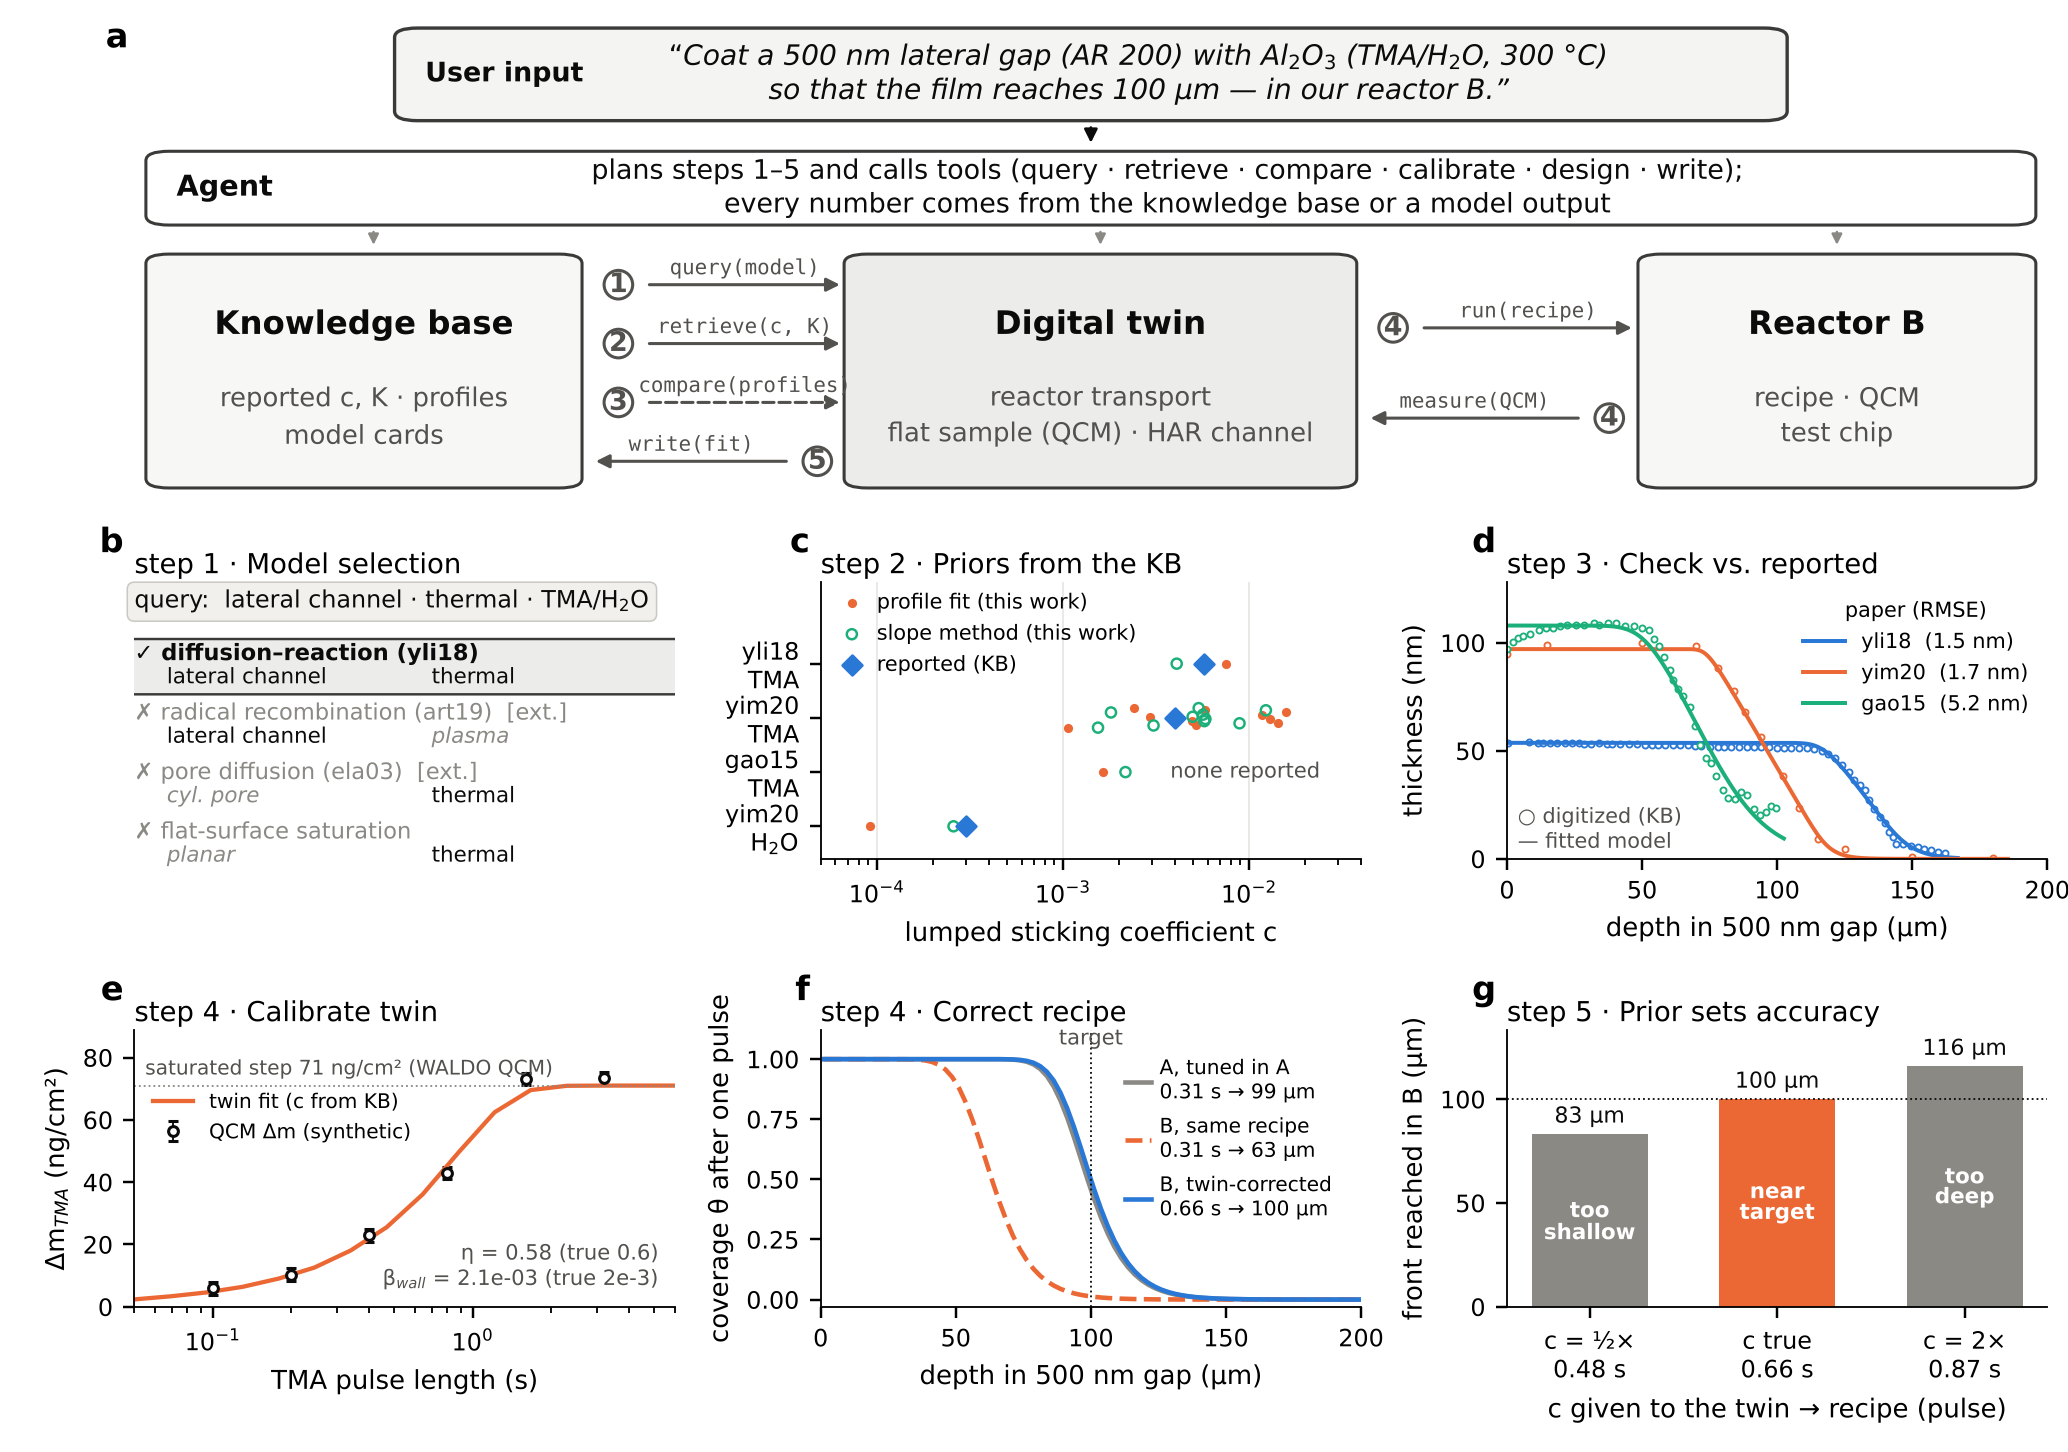

Python code for this plot:
"""ADDED (F2): paper figure - knowledge base <-> digital twin <-> reactor, concept + results (A4, A5, A6).
Reads fitting/campaign_groupA.json, fitting/campaign_ticl4_K.json, demo/dt_recipe_correction.json, demo/dt_qcm_calibration.json."""
import os, sys, json, numpy as np, matplotlib
matplotlib.use("Agg"); import matplotlib.pyplot as plt
from matplotlib.patches import FancyBboxPatch, FancyArrowPatch, Ellipse
root = os.path.join(os.path.dirname(os.path.abspath(__file__)), "..")
plt.rcParams.update({"font.size": 8.5, "axes.titlesize": 9, "axes.labelsize": 8.5, "legend.fontsize": 7.2, "xtick.labelsize": 7.8,
                     "ytick.labelsize": 7.8, "axes.spines.top": False, "axes.spines.right": False, "axes.linewidth": 0.6,
                     "font.family": "DejaVu Sans", "pdf.fonttype": 42})
C1, C2, C3, GR, INK, INK2 = "#2a78d6", "#eb6834", "#1baf7a", "#8a8984", "#0b0b0b", "#52514e"
A4 = {o["curve"]: o for o in json.load(open(f"{root}/fitting/campaign_groupA.json"))}
TI = {o["curve"]: o for o in json.load(open(f"{root}/fitting/campaign_ticl4_K.json"))}
A5 = json.load(open(f"{root}/demo/dt_recipe_correction.json")); A6 = json.load(open(f"{root}/demo/dt_qcm_doseseries.json"))   # A11: dose series
g = {"__file__": f"{root}/fitting/campaign_groupA.py"}; exec(open(g["__file__"]).read().split("out = []")[0], g)
ROW = {r[3]: r for r in g["ROWS"]}


fig = plt.figure(figsize=(9.4, 6.6))
go = fig.add_gridspec(2, 1, height_ratios=[1.3, 2.0], hspace=0.15, left=0.065, right=0.99, top=0.985, bottom=0.1)
gr = go[1].subgridspec(2, 3, hspace=0.62, wspace=0.27)

# ---------------- (a) concept ----------------
ax = fig.add_subplot(go[0]); ax.set_xlim(0, 100); ax.set_ylim(0, 60); ax.axis("off")
def box(x, y, w, h, title, sub, fc, ec):
    ax.add_patch(FancyBboxPatch((x, y), w, h, boxstyle="round,pad=0.4,rounding_size=1.2", fc=fc, ec=ec, lw=1.0))
    ax.text(x + w / 2, y + h * 0.7, title, ha="center", va="center", fontsize=10.6, weight="bold", color=INK)
    ax.text(x + w / 2, y + h * 0.3, sub, ha="center", va="center", fontsize=8.5, color=INK2, linespacing=1.35)
def num(x, y, n, col=INK):
    bb = ax.get_position(); wi, hi = bb.width * fig.get_figwidth(), bb.height * fig.get_figheight(); r = 0.065
    ax.add_patch(Ellipse((x, y), 2 * r * 100 / wi, 2 * r * 60 / hi, fc="white", ec=col, lw=1.0)); ax.text(x, y - 0.05, str(n), ha="center", va="center", fontsize=8.8, weight="bold", color=col)
def arrow(x0, y0, x1, y1, col=INK, ls="-", lw=1.0, ms=9):
    ax.add_patch(FancyArrowPatch((x0, y0), (x1, y1), arrowstyle="-|>", mutation_scale=ms, lw=lw, color=col, linestyle=ls))
def link(y, n, label, col, x0, x1, ls="-"):
    d = 1 if x1 > x0 else -1
    num(x0 + d * 1.5, y, n, col); arrow(x0 + d * 2.8, y, x1, y, col, ls=ls)
    ax.text((x0 + d * 2.8 + x1) / 2, y + 0.7, label, ha="center", va="bottom", fontsize=6.8, color=INK2, family="DejaVu Sans Mono")
# user input
ax.add_patch(FancyBboxPatch((14, 47.8), 72, 11.0, boxstyle="round,pad=0.4,rounding_size=1.2", fc="#f4f4f2", ec="#3a3a38", lw=1.1))
ax.text(15.2, 53.3, "User input", ha="left", va="center", fontsize=8.8, weight="bold", color=INK)
ax.text(52.5, 53.3, "“Coat a 500 nm lateral gap (AR 200) with Al$_2$O$_3$ (TMA/H$_2$O, 300 °C)\nso that the film reaches 100 µm — in our reactor B.”", ha="center", va="center", fontsize=9.2, style="italic", color=INK, linespacing=1.2)
arrow(50, 47.3, 50, 43.8, INK, lw=0.9)
# agent
ax.add_patch(FancyBboxPatch((1, 34.5), 98, 8.6, boxstyle="round,pad=0.4,rounding_size=1.2", fc="#ffffff", ec="#3a3a38", lw=1.0))
ax.text(2.2, 38.8, "Agent", ha="left", va="center", fontsize=9.4, weight="bold", color=INK)
ax.text(54, 38.8, "plans steps 1–5 and calls tools (query · retrieve · compare · calibrate · design · write);\nevery number comes from the knowledge base or a model output",
        ha="center", va="center", fontsize=8.8, color=INK, linespacing=1.25)
for xc in (12.5, 50.5, 89):   # agent orchestrates each component
    arrow(xc, 34.0, xc, 30.8, GR, lw=0.8, ms=7)
box(1, 1, 22, 29, "Knowledge base", "reported c, K · profiles\nmodel cards", "#f7f7f5", "#3a3a38")
box(37.5, 1, 26, 29, "Digital twin", "reactor transport\nflat sample (QCM) · HAR channel", "#ececea", "#3a3a38")
box(79, 1, 20, 29, "Reactor B", "recipe · QCM\ntest chip", "#f7f7f5", "#3a3a38")
link(26.5, 1, "query(model)", INK2, 23.8, 37.2)
link(19, 2, "retrieve(c, K)", INK2, 23.8, 37.2)
link(11.5, 3, "compare(profiles)", INK2, 23.8, 37.2, ls="--")
link(4, 5, "write(fit)", INK2, 37.2, 23.8)
link(21, 4, "run(recipe)", INK2, 64.3, 78.6)
link(9.5, 4, "measure(QCM)", INK2, 78.6, 64.3)
ax.text(-1.5, 60, "a", fontsize=11, weight="bold", va="top")

def tag(a, letter, step, title):
    a.set_title(f"step {step} · {title}", loc="left", pad=3)
    a.text(-0.02, 1.08, letter, transform=a.transAxes, fontsize=11, weight="bold", va="bottom", ha="right")

# ---------------- (b) model selection ----------------
am = fig.add_subplot(gr[0, 0]); am.set_xlim(0, 1); am.set_ylim(0, 1); am.axis("off")
am.text(0.0, 0.93, "query:  lateral channel · thermal · TMA/H$_2$O", fontsize=7.8, color=INK, va="center",
        bbox=dict(boxstyle="round,pad=0.3", fc="#f1f0ec", ec="#c9c8c2", lw=0.5))
cards = [("diffusion–reaction (yli18)", "lateral channel", "thermal", True, ""),
         ("radical recombination (art19)", "lateral channel", "plasma", False, "ext."),
         ("pore diffusion (ela03)", "cyl. pore", "thermal", False, "ext."),
         ("flat-surface saturation", "planar", "thermal", False, "")]
for i, (name, st, pm, sel, ext) in enumerate(cards):
    y = 0.74 - i * 0.215
    if sel: am.add_patch(FancyBboxPatch((-0.02, y - 0.14), 1.04, 0.19, boxstyle="round,pad=0.005,rounding_size=0.02", fc="#ececea", ec="#3a3a38", lw=0.8))
    am.text(0.0, y, ("✓ " if sel else "✗ ") + name + (f"  [{ext}]" if ext else ""), fontsize=7.4, va="center", color=INK if sel else GR, weight="bold" if sel else "normal")
    am.text(0.06, y - 0.085, st, fontsize=7.0, va="center", color=INK if st == "lateral channel" else GR, style="normal" if st == "lateral channel" else "italic")
    am.text(0.55, y - 0.085, pm, fontsize=7.0, va="center", color=INK if pm == "thermal" else GR, style="normal" if pm == "thermal" else "italic")
tag(am, "b", 1, "Model selection")

# ---------------- (b) priors: c from KB vs fits ----------------
ab = fig.add_subplot(gr[0, 1])
groups = [("yli18\nTMA", ["yli18:fig6#c2"], 5.72e-3), ("yim20\nTMA", [k for k in A4 if k.startswith("yim20") and A4[k]["species"] == "TMA"], 4e-3),
          ("gao15\nTMA", ["gao15:fig5a#c1"], None), ("yim20\nH$_2$O", ["yim20:fig11a#c3"], 3e-4)]
for i, (lab, keys, rep) in enumerate(groups):
    y = len(groups) - 1 - i
    js = np.array([A4[k]["c_joint"] for k in keys]); sl = np.array([A4[k]["c_slope"] for k in keys])
    jitter = np.linspace(-0.18, 0.18, len(keys)) if len(keys) > 1 else [0]
    ab.scatter(js, y + np.array(jitter), s=9, color=C2, zorder=3, lw=0, label="profile fit (this work)" if i == 0 else None)
    ab.scatter(sl, y + np.array(jitter) - 0.0, s=11, facecolor="none", edgecolor=C3, lw=0.8, zorder=3, label="slope method (this work)" if i == 0 else None)
    if rep: ab.scatter([rep], [y], marker="D", s=20, color=C1, zorder=4, label="reported (KB)" if i == 0 else None)
    else: ab.text(3.2e-3, y, "  none reported", fontsize=6.9, color=INK2, va="center")
ab.set_xscale("log"); ab.set_xlim(5e-5, 4e-2); ab.set_yticks(range(len(groups)), [gl[0] for gl in groups][::-1]); ab.set_ylim(-0.6, len(groups) + 0.5)
ab.set_xlabel("lumped sticking coefficient c"); ab.grid(axis="x", color="#e4e3df", lw=0.5); ab.legend(loc="upper left", frameon=False, handletextpad=0.2, borderaxespad=0.1, fontsize=6.8)
k_y = TI["yli18:fig7#c2"]["K"]; # TiCl4 (K identifiable, c not) is stated in the caption
tag(ab, "c", 2, "Priors from the KB")


# ---------------- (d) validation ----------------
ac = fig.add_subplot(gr[0, 2])
for key, col, lab in (("yli18:fig6#c2", C1, "yli18"), ("yim20:fig9d#c3", C2, "yim20"), ("gao15:fig5a#c1", C3, "gao15")):
    r = ROW[key]; P, pl = g["prep"](r); o = A4[key]; x = np.linspace(0, P[:, 0].max() * 1.03, 200)
    ac.plot(P[:, 0], P[:, 1], "o", ms=2.0, mfc="white", mec=col, mew=0.6)
    ac.plot(x, g["model"](r, o["c_joint"], o["pA0_joint"], x, pl), "-", color=col, lw=1.3, label=f"{lab}  ({o['rmse_joint']:.1f} nm)")
ac.set_xlabel("depth in 500 nm gap (µm)"); ac.set_ylabel("thickness (nm)"); ac.set_xlim(0, 200); ac.set_ylim(0, 128)
ac.legend(loc="upper right", frameon=False, fontsize=6.8, title="paper (RMSE)", title_fontsize=6.8)
ac.text(0.02, 0.04, "○ digitized (KB)\n— fitted model", transform=ac.transAxes, fontsize=6.8, color=INK2)
tag(ac, "d", 3, "Check vs. reported")

# ---------------- (e) calibration (QCM dose series, mass units) ----------------
ad = fig.add_subplot(gr[1, 0])
f0 = [f for f in A6["fits"] if abs(f["c_assumed"] - 4e-3) < 1e-9][0]
ad.errorbar(A6["pulses"], A6["meas"], yerr=A6["sigma"], fmt="o", ms=3.2, mfc="white", mec=INK, ecolor=INK, elinewidth=0.6, capsize=1.5, label="QCM Δm (synthetic)")
ad.plot(f0["curve_t"], f0["curve_m"], "-", color=C2, lw=1.4, label="twin fit (c from KB)")
ad.axhline(A6["m_sat"], color=GR, lw=0.6, ls=":"); ad.text(0.055, A6["m_sat"] + 2, f"saturated step {A6['m_sat']:.0f} ng/cm² (WALDO QCM)", fontsize=6.6, color=INK2, va="bottom")
ad.set_xscale("log"); ad.set_xlim(0.05, 6); ad.set_ylim(0, 1.25 * A6["m_sat"])
ad.set_xlabel("TMA pulse length (s)"); ad.set_ylabel("Δm$_{TMA}$ (ng/cm²)")
ad.legend(loc="upper left", bbox_to_anchor=(0.0, 0.84), frameon=False, fontsize=6.6)
ad.text(0.97, 0.05, "η = %.2f (true 0.6)\nβ$_{wall}$ = %.1e (true 2e-3)" % (f0["eta"], f0["beta_wall"]), transform=ad.transAxes, ha="right", va="bottom", fontsize=6.9, color=INK2)
tag(ad, "e", 4, "Calibrate twin")

# ---------------- (f) control ----------------
ae = fig.add_subplot(gr[1, 1])
lines = ((A5["check_A"], GR, "-", "A, tuned in A"), (A5["check_same recipe"], C2, "--", "B, same recipe"), (A6["check"], C1, "-", "B, twin-corrected"))
for d, col, ls, lab in lines:
    ae.plot(d["x"], d["theta"], ls, color=col, lw=1.5, label=f"{lab}\n{d['tp']:.2f} s → {d['front']:.0f} µm")
ae.axvline(100, color=INK, lw=0.6, ls=":"); ae.text(100, 1.04, "target", fontsize=6.9, color=INK2, ha="center", va="bottom")
ae.set_xlim(0, 200); ae.set_ylim(-0.03, 1.12); ae.set_xlabel("depth in 500 nm gap (µm)"); ae.set_ylabel("coverage θ after one pulse")
ae.legend(loc="upper left", bbox_to_anchor=(0.53, 0.97), frameon=False, fontsize=6.6, handlelength=1.3, handletextpad=0.4, labelspacing=0.5)
tag(ae, "f", 4, "Correct recipe")

# ---------------- (g) prior quality ----------------
af = fig.add_subplot(gr[1, 2])
fs = sorted(A6["fits"], key=lambda f: f["c_assumed"]); xs = np.arange(len(fs))
af.bar(xs, [f["front_full"] for f in fs], color=[GR, C2, GR], width=0.62)
verdict = ["near target" if abs(f["front_full"] - 100) <= 10 else ("too shallow" if f["front_full"] < 100 else "too deep") for f in fs]
for i, f in enumerate(fs):
    af.text(i, f["front_full"] + 3, f"{f['front_full']:.0f} µm", ha="center", va="bottom", fontsize=7.2, color=INK)
    af.text(i, f["front_full"] / 2, verdict[i].replace(" ", "\n"), ha="center", va="center", fontsize=7.0, color="white", weight="bold", linespacing=1.0)
af.axhline(100, color=INK, lw=0.6, ls=":"); af.set_xticks(xs, [f"c = ½×\n{fs[0]['tp']:.2f} s", f"c true\n{fs[1]['tp']:.2f} s", f"c = 2×\n{fs[2]['tp']:.2f} s"])
af.set_xlabel("c given to the twin → recipe (pulse)"); af.set_ylabel("front reached in B (µm)"); af.set_ylim(0, 1.15 * max(f["front_full"] for f in fs))
tag(af, "g", 5, "Prior sets accuracy")

for ext in ("pdf", "png"): fig.savefig(os.path.join(os.path.dirname(os.path.abspath(__file__)), f"fig_dt_kb_control.{ext}"), dpi=220)
print("saved")
